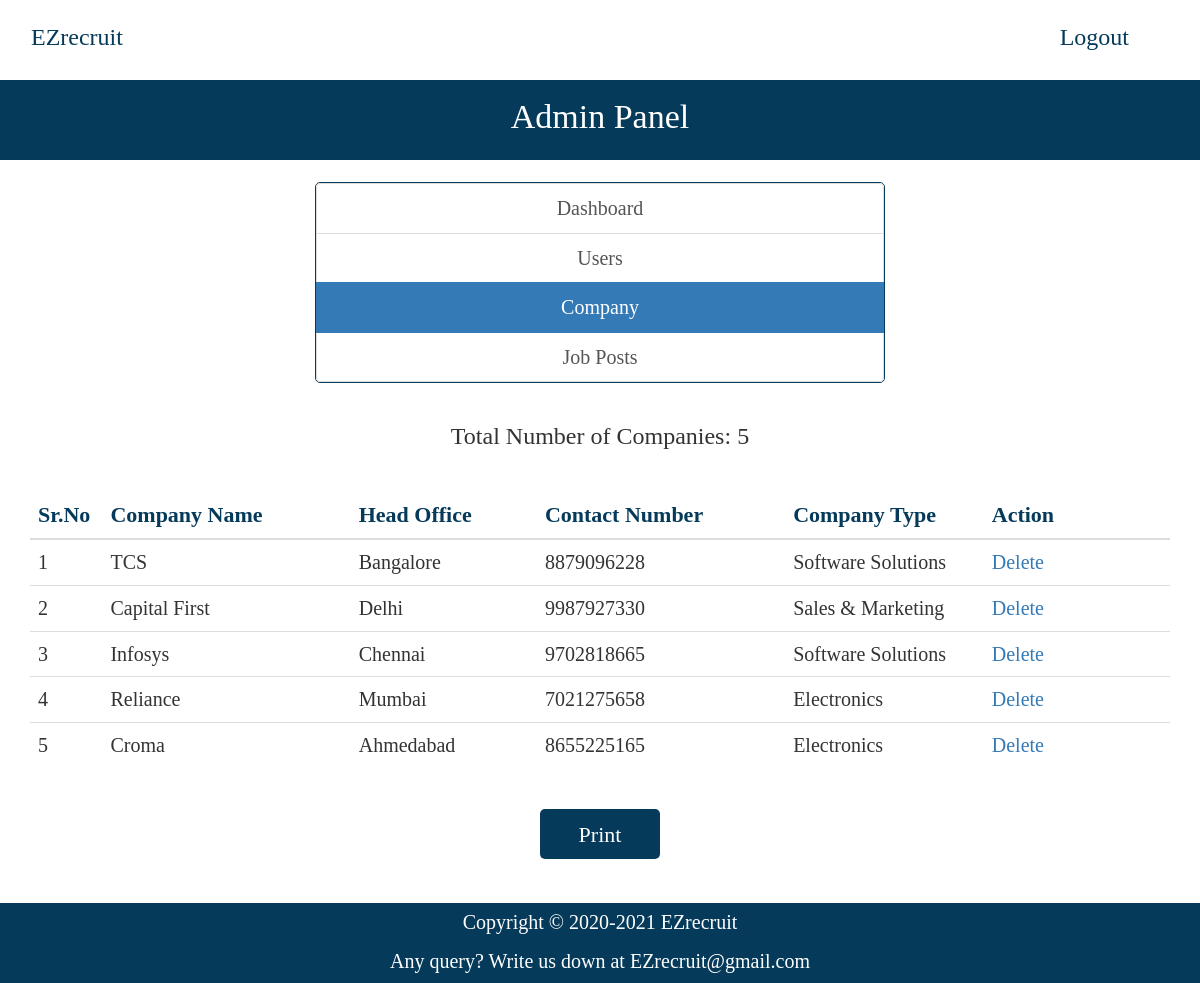
Page /admin/company.php (signed in) on the earlier database version.
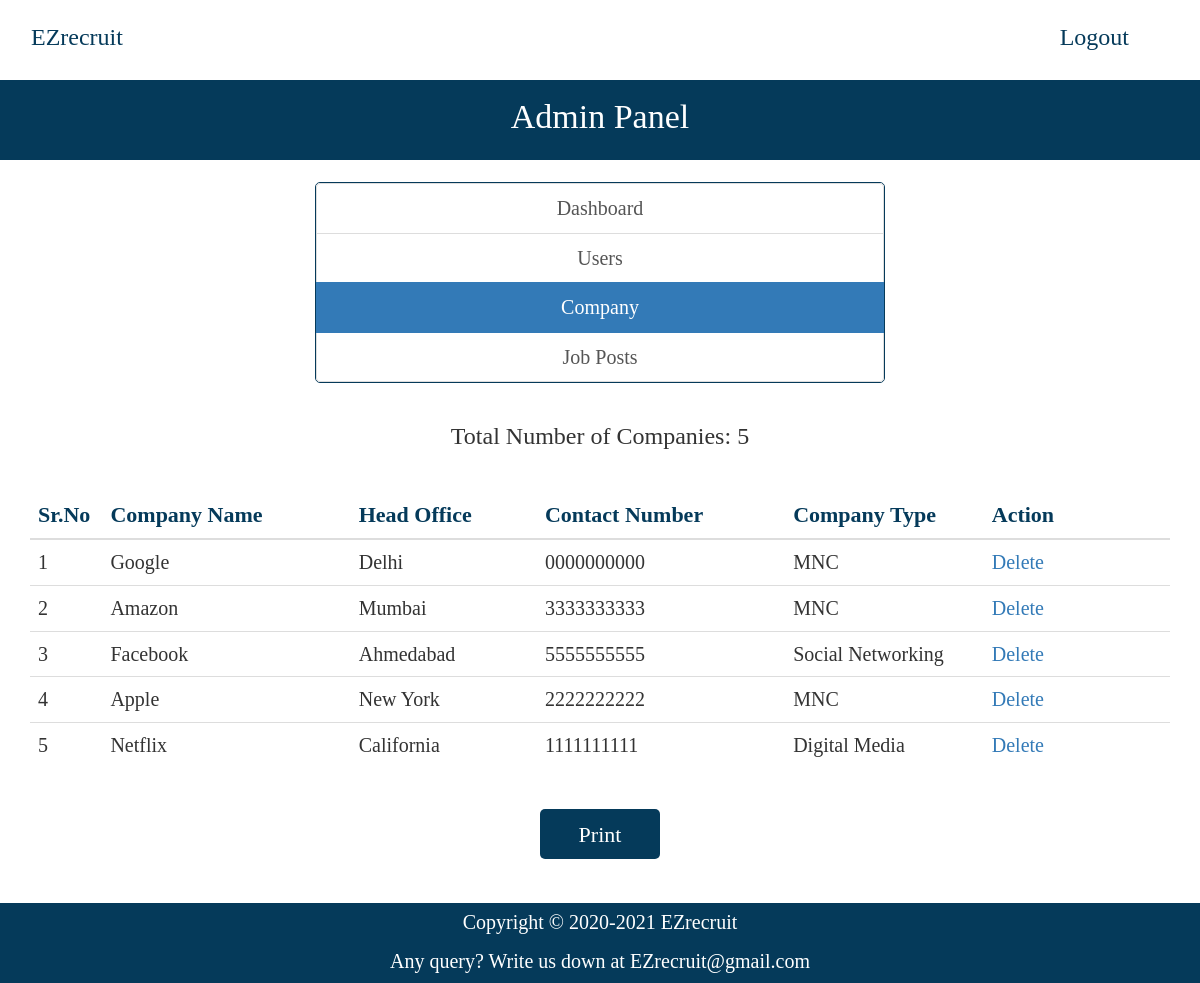
Same page on the later database version.
### tables this page shows
CREATE TABLE `company` (
  `id_company` int(11) NOT NULL,
  `companyname` varchar(255) NOT NULL,
  `headofficecity` varchar(255) NOT NULL,
  `contactno` varchar(255) NOT NULL,
  `website` varchar(255) NOT NULL,
  `companytype` varchar(255) NOT NULL,
  `email` varchar(255) NOT NULL,
  `password` varchar(255) NOT NULL,
  `createdAt` timestamp NOT NULL DEFAULT current_timestamp()
);

### admin/company.php (the view, shortened to what this page needs)
<?php
require_once("../db.php");
?>
<!DOCTYPE html>
<html lang="en">
  <?php
    include('templates/head.php');
  ?>
  <body>
  <font face="calibri">
    <?php include('templates/header.php'); ?>
     <div style="background-color: #053a5a; height: 80px;">
    <p style="font-size: 34px; color: white; text-align: center; line-height: 73px;">Admin Panel</p>
  </div>
  <br>
    <div class="container">
      <div class="row">
        <div class="col-md-12" align="center">
          <div class="list-group" align="center" style="width: 50%; border: 1px solid #053a5a; border-radius: 5px;">
            <a href="dashboard.php" class="list-group-item" style="font-size: 20px;">Dashboard</a>
            <a href="user.php" class="list-group-item" style="font-size: 20px;">Users</a>
            <a href="company.php" class="list-group-item active" style="font-size: 20px;">Company</a>
            <a href="job-posts.php" class="list-group-item" style="font-size: 20px;">Job Posts</a>
          </div>
        </div>
        <br>
          <div class="col-md-12" align="center" style="font-size: 22px;" id="print">
        <?php
          $sql = "SELECT * FROM company";
          $result = $conn->query($sql);
          if($result->num_rows > 0) {
            echo '<h3>Total Number of Companies: ' . $result->num_rows . '</h3>';
          }
        ?>
        <br>
          <table class="table">
            <thead>
              <th style="font-size: 22px; color: #053a5a; width: 4%">Sr.No</th>
              <th style="font-size: 22px; color: #053a5a; width: 20%">Company Name</th>
              <th style="font-size: 22px; color: #053a5a; width: 15%">Head Office</th>
              <th style="font-size: 22px; color: #053a5a; width: 20%">Contact Number</th>
              <th style="font-size: 22px; color: #053a5a; width: 16%">Company Type</th>
              <th style="font-size: 22px; color: #053a5a; width: 15%">Action</th>
            </thead>
            <tbody>
              <?php
                $sql = "SELECT * FROM company";
                $result = $conn->query($sql);
                if($result->num_rows > 0) {
                  $i = 0;
                  while($row = $result->fetch_assoc()) {
                    ?>
                      <tr>
                        <td style="font-size: 20px;"><?php echo ++$i; ?></td>
                        <td style="font-size: 20px;"><?php echo $row['companyname']; ?></td>
                        <td style="font-size: 20px;"><?php echo $row['headofficecity']; ?></td>
                        <td style="font-size: 20px;"><?php echo $row['contactno']; ?></td>
                        <td style="font-size: 20px;"><?php echo $row['companytype']; ?></td>
                        <td style="font-size: 20px;"><a href="delete-company.php?id=<?php echo $row['id_company']; ?>">Delete</a></td>
                      </tr>
                    <?php
                  }
                }
              ?>
            </tbody>
          </table>
        </div>
      </div>
    </div><br>
  <div align="center">
  <button onclick="printDiv('print')" style="background-color: #053a5a; width: 120px; height: 50px; padding-left: 10px; padding-right: 10px; font-size: 22px; color:white; border-color: transparent; border-radius: 5px;">Print</button>
</div>
    <br><br>
    <div class="footer" style="background-color: #053a5a; height: 80px;bottom: 0;width: 100%;left: 0;padding-top: 5px;padding-bottom: 5px">
    <p style="color:white;font-size: 20px;text-align: center;">
      Copyright &copy; 2020-2021 <a href="index.php" style="color:white;">EZrecruit </a>
    </p>
    <p style="color:white; font-size: 20px; text-align: center;">
      Any query? Write us down at <a href ="https://mail.google.com/mail/u/0/#inbox?compose=new" target="_blank" style="color:white;">EZrecruit@gmail.com </a>
    </p>
  </div>
  </font>
  </body>
</html>

Differences in the rows shown:
removed company: companyname "TCS", headofficecity "Bangalore", contactno "8879096228", companytype "Software Solutions"
removed company: companyname "Capital First", headofficecity "Delhi", contactno "9987927330", companytype "Sales & Marketing"
removed company: companyname "Infosys", headofficecity "Chennai", contactno "9702818665", companytype "Software Solutions"
removed company: companyname "Reliance", headofficecity "Mumbai", contactno "7021275658", companytype "Electronics"
removed company: companyname "Croma", headofficecity "Ahmedabad", contactno "8655225165", companytype "Electronics"
added company: companyname "Google", headofficecity "Delhi", contactno "0000000000", companytype "MNC"
added company: companyname "Amazon", headofficecity "Mumbai", contactno "3333333333", companytype "MNC"
added company: companyname "Facebook", headofficecity "Ahmedabad", contactno "5555555555", companytype "Social Networking"
added company: companyname "Apple", headofficecity "New York", contactno "2222222222", companytype "MNC"
added company: companyname "Netflix", headofficecity "California", contactno "1111111111", companytype "Digital Media"
